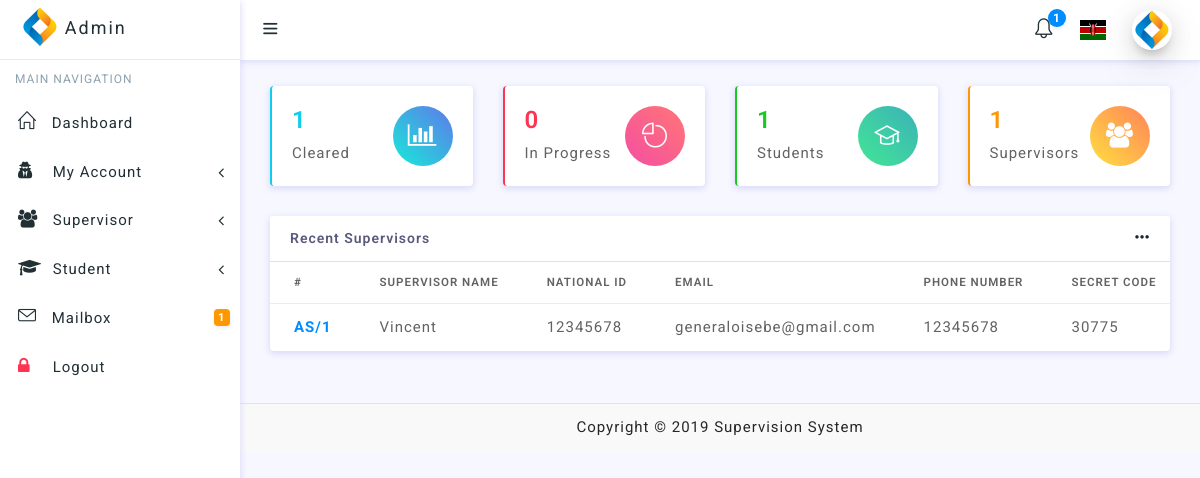
Before: /admin/dashboard/home.php (signed in) with the older database file.
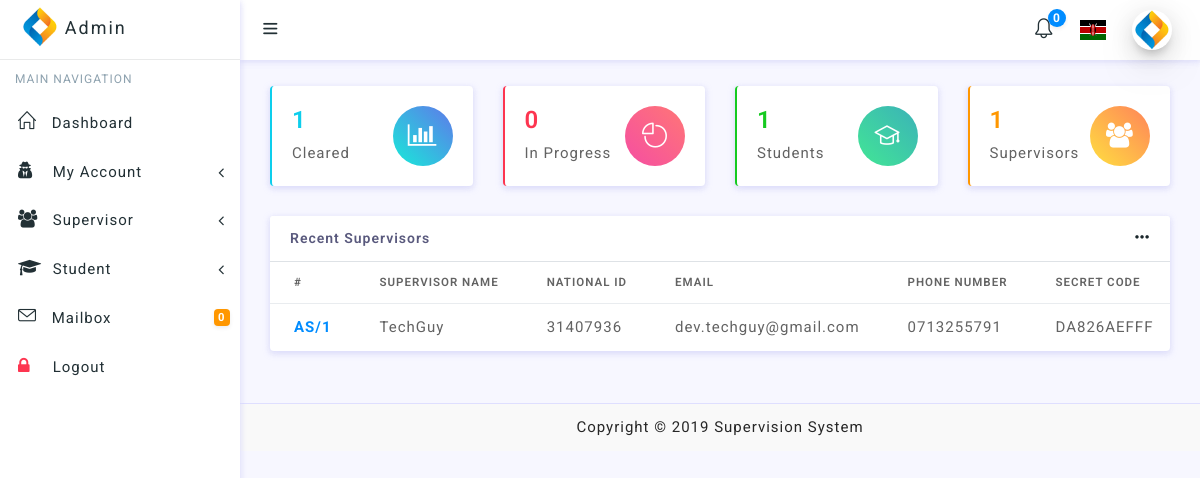
After: the same page with the newer database file.
### tables this page shows
CREATE TABLE `supervisor_table` (
  `id` int(11) NOT NULL,
  `supervisor_name` varchar(255) NOT NULL,
  `email` varchar(255) NOT NULL,
  `phone_number` varchar(255) NOT NULL,
  `national_id` varchar(255) NOT NULL,
  `secret_code` varchar(255) NOT NULL,
  `password` varchar(255) NOT NULL,
  `created_at` datetime NOT NULL
);

### functions/fetch_notifications.php (called while the page is built, shortened)
<?php
$unReadNotifications = $allNotifications = 0;

### admin/dashboard/home.php (the view, shortened to what the changed rows need)
<?php
require '../sessions/admin_session.php';
?>
<!doctype html>
<html lang="en">
<head>
    <link href="../../inc/main.css" rel="stylesheet" type="text/css"/>
</head>
<body>
<div id="wrapper">
    <?php
    require '../layouts/admin_layout.php';
    ?>
    <div class="content-wrapper">
        <div class="container-fluid">
            <div class="row">
                <div class="col-lg-12">
                    <div class="card">
                        <div class="table-responsive">
                            <table class="table align-items-center table-flush">
                                <?php
                                $count = 0;
                                if ($connection) {
                                    $result = mysqli_query($connection, "SELECT * FROM supervisor_table ORDER BY id DESC ");
                                    if (mysqli_num_rows($result) > 0) {
                                        echo '<thead>
                                <tr>
                                   <th>#</th>
                                        <th>Supervisor Name</th>
                                        <th>National ID</th>
                                        <th>Email</th>
                                        <th>Phone Number</th>
                                        <th>Secret Code</th>
                                        <th>Created At</th>
                                </tr>
                                </thead>';
                                        while ($row = mysqli_fetch_array($result)) {
                                            if ($count <= 6) {
                                                echo '<tr>
                                                  <td><strong class="text-primary">AS/' . $row['id'] . '</strong></td>
                                                  <td>' . $row['supervisor_name'] . '</td>
                                                  <td>' . $row['national_id'] . '</td>
                                                  <td>' . $row['email'] . '</td>
                                                  <td>' . $row['phone_number'] . '</td>
                                                  <td>' . $row['secret_code'] . '</td>
                                                  <td>' . date('F d, Y h:i a', strtotime($row['created_at'])) . '</td>
                                                  </tr>';
                                            }
                                            $count++;
                                        }
                                    } else {
                                        echo '<center><h2 class="text-danger text-uppercase">No Supervisors Were Found.</h2></center>';
                                    }
                                }
                                ?>
                            </table>
                        </div>
                    </div>
                </div>
            </div>
        </div>
    </div>
</div>
</body>
</html>

### admin/layouts/admin_layout.php (shortened to what the changed rows need)
<?php
require '../../functions/fetch_notifications.php'
?>
<div id="sidebar-wrapper" data-simplebar="" data-simplebar-auto-hide="true">
    <ul class="sidebar-menu do-nicescrol">
        <li>
            <a href="../mailbox/inbox.php" class="waves-effect">
                <i class="icon-envelope"></i>
                <span>Mailbox</span>
                <small class="badge float-right badge-warning"><?php echo number_format($unReadNotifications) ?></small>
            </a>
        </li>
    </ul>
</div>
<header class="topbar-nav">
    <nav class="navbar navbar-expand fixed-top bg-white">
        <ul class="navbar-nav align-items-center right-nav-link">
            <li class="nav-item dropdown-lg">
                <a class="nav-link dropdown-toggle dropdown-toggle-nocaret waves-effect" data-toggle="dropdown"
                   href="../mailbox/inbox.php">
                    <i class="icon-bell"></i><span
                            class="badge badge-primary badge-up"><?php echo number_format($unReadNotifications) ?></span></a>
            </li>
        </ul>
    </nav>
</header>

Changed rows visible on the page:
changed supervisor_table id 1: supervisor_name "Vincent" → "TechGuy"; national "12345678" → "31407936"; email "generaloisebe@gmail.com" → "dev.techguy@gmail.com"; phone_number "12345678" → "0713255791"; secret_code "30775" → "DA826AEFFF"
Other visible differences:
$unReadNotifications: "1" → "0"
